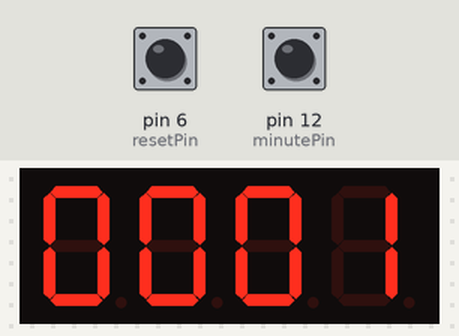
The sketch below on a simulated Arduino Uno, built with avr-gcc and run on an emulated ATmega328P. Shown: 4-digit seven-segment display. Wiring (inferred from the names in the program): BCD to 7-segment decoder: data pin 2, pin 3, pin 4, pin 5; 4-digit 7-segment display, segments lit when HIGH: segments Q0, Q1, Q2, Q3, Q4, Q5, Q6; digit selects pin 8, pin 9, pin 10, pin 11. The test bench sets the inputs (shaded band); at power-on: pin 12 (minutePin) HIGH, pin 6 (resetPin) HIGH. The segment pins are drawn as the display they are named for.

Above: at 1.2 s.
1.3 s: pin 12 (minutePin) pulled LOW for 3.2 s
At 5.8 s:
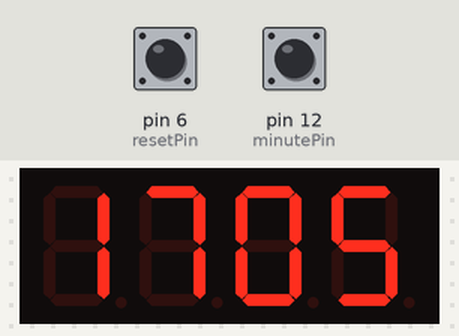
6.0 s: pin 6 (resetPin) pulled LOW for 3.2 s
At 7.0 s:
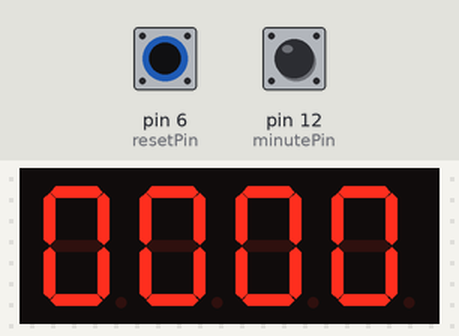
12.2 s: pin 12 (minutePin) pulled LOW for 1 s
At 12.87 s:
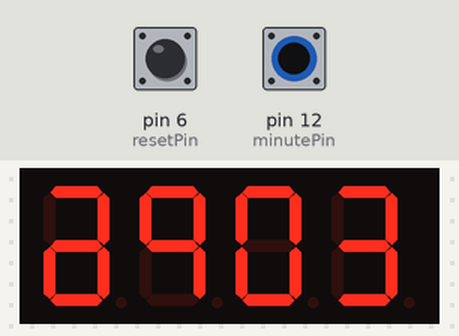
14.7 s: pin 12 (minutePin) pulled LOW for 3.2 s
At 19.0 s:
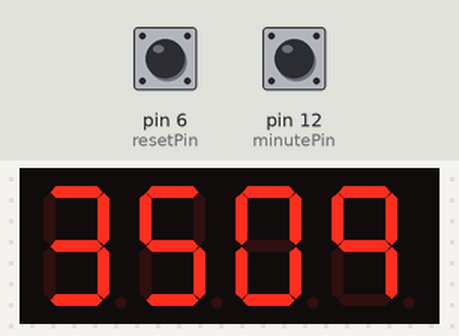
19.4 s: pin 6 (resetPin) pulled LOW for 0.15 s
At 22.4 s:
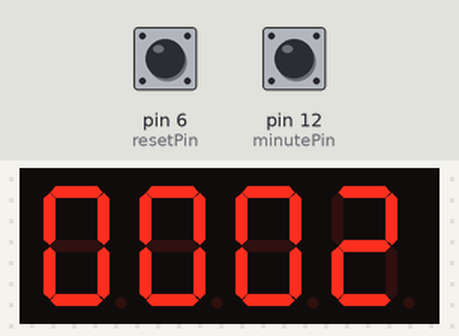

The sketch:

nixie-clock-atmega8-dev-board-firmware-v1.01.ino
```cpp
const int bcdPins[4] = {2, 3, 4, 5};                              // BCD output pins
const int digitPins[4] = {8, 9, 10, 11};                          // Cathode pins
const int colonPin = 7;                                         // decimal point pin assignment
const int resetPin = 6;
const int secInc = 13;
const int minutePin = 12;

bool colonState = false;
bool resetButtonState = false;
bool minuteButtonState = false;

const unsigned int refreshInterval = 2000;                        // microseconds per digit (2ms)

const unsigned long timerInterval = 1000;
const unsigned long colonInterval = 500;

byte digits[4] = {0, 0, 0, 0};                                     // Digits to display
byte counterSeconds = 0;                                           // Current seconds
byte counterMinutes = 0;                                           // current minutes
byte currentDigit = 0;                                            // which digit is active in counting loop 0 to 3

unsigned long previousMicros = 0;                                 // last update time of multiplex
unsigned long previousMillis = 0;                                 // last update time of seconds count
unsigned long previousMillisColon = 0;                            // last update time of DP
unsigned long debounceDelay = 50;                                 // time delay for ignoring button inputs
unsigned long buttonTimeStamp = millis();                         //

const byte bcdCodes[10][4] = {                                    // Table for pin assignments vs number
  {0,0,0,0}, // 0
  {1,0,0,0}, // 1
  {0,1,0,0}, // 2
  {1,1,0,0}, // 3
  {0,0,1,0}, // 4
  {1,0,1,0}, // 5
  {0,1,1,0}, // 6
  {1,1,1,0}, // 7
  {0,0,0,1}, // 8
  {1,0,0,1}  // 9

};

// ---------------------------------------------------- One time setup

void setup() {
     for (int i = 0; i < 4; i++) {
        pinMode(bcdPins[i], OUTPUT);                                   // use bcdPins const values as pin numbers
        pinMode(digitPins[i], OUTPUT);                                 // use digitPins const values as pin numbers
        pinMode(colonPin, OUTPUT);                                     // decimal point between minutes and seconds
        pinMode(resetPin, INPUT_PULLUP);
        pinMode(minutePin, INPUT_PULLUP);
        digitalWrite(digitPins[i], LOW);                               // set all digitPins off
        digitalWrite(colonPin, LOW);
  }
}

// ---------------------------------------------------- minute button handler

void minuteButtonHandler() {
  counterMinutes = (counterMinutes + 1) % 60;                          // increment safely, wrap at 60
  digits[0] = counterMinutes / 10;
  digits[1] = counterMinutes % 10;


}

// ---------------------------------------------------- reset button handler

void resetHandler() {
    counterSeconds = 0;                                                // reset counters
    counterMinutes = 0;
    digits[0] = 0;                                                      // reset digits loaded into multiplex routine
    digits[1] = 0;
    digits[2] = 0;
    digits[3] = 0;
    previousMillis = millis();                             // reset seconds counter, count whole second, not start halfway
    previousMillisColon = millis();                         // same as above
    colonState = false;
}

// ---------------------------------------------------- multiplexing routine

void multiplex() {
  unsigned long now = micros();

   if (now - previousMicros >= refreshInterval) {                   // Check time passed since digit was activated
    previousMicros = now;

   {                                                               // Turn off all digits
      digitalWrite(digitPins[0], LOW);
      digitalWrite(digitPins[1], LOW);
      digitalWrite(digitPins[2], LOW);
      digitalWrite(digitPins[3], LOW);
   }

    int num = digits[currentDigit];                                 // Load BCD for current digit
    for (int i = 0; i < 4; i++) {
      digitalWrite(bcdPins[i], bcdCodes[num][i]);
   }

    if (!colonState && !resetButtonState) {                     // state already worked out, much faster and in time
    digitalWrite(colonPin, HIGH);
   } else {
    digitalWrite(colonPin, LOW);
   }

    digitalWrite(digitPins[currentDigit], HIGH);                    // Turn display on for new digit

    currentDigit++;                                                 // Cycle to next digit
    if (currentDigit >= 4) currentDigit = 0;
   }
}
// ---------------------------------------------------- Count one second routine & assign digits

void timer() {
  unsigned long now = millis();
  if (now - previousMillis >= timerInterval) {
    previousMillis = now;
    counterSeconds++;

    if (counterSeconds >= 60) {
      counterSeconds = 0;
      counterMinutes++;
    }

    if (counterMinutes >= 60) {
      counterMinutes = 0;
    }
                                                                            // convert counter values
    digits[2] = (counterSeconds / 10) % 10;                                 // divide counter by 10, divide by 10, give remainder
    digits[3] = (counterSeconds % 10);                                      // divide by 10, give remainder

    digits[0] = (counterMinutes / 10) % 10;                                 // divide counter by 10, divide by 10, give remainder
    digits[1] = (counterMinutes % 10);                                      // divide by 10, give remainder
  }
}

// --------------------------------------------------- Colon timer

void blinkColon() {                                                         // figure out colon state out of multiplex loop for timing
  unsigned long now = millis();                                             // with the state known before going into the loop
  if (now - previousMillisColon < colonInterval) return;
  previousMillisColon = now;
  colonState = !colonState;
}

// ---------------------------------------------------- Main program

void loop() {
  multiplex();
  blinkColon();

    resetButtonState = !digitalRead(resetPin);
      if (resetButtonState) {
         resetHandler();
  }

    minuteButtonState = !digitalRead(minutePin);
      if (minuteButtonState) {
        minuteButtonHandler();
      }

  timer();

}
```

Measured:
- after the input at 12.2 s, the display: first changes after 0.06 s (image 3 shows a later state)
- what the display in image 4 shows lasts 1.0 s, from 18.3 s to 19.3 s
